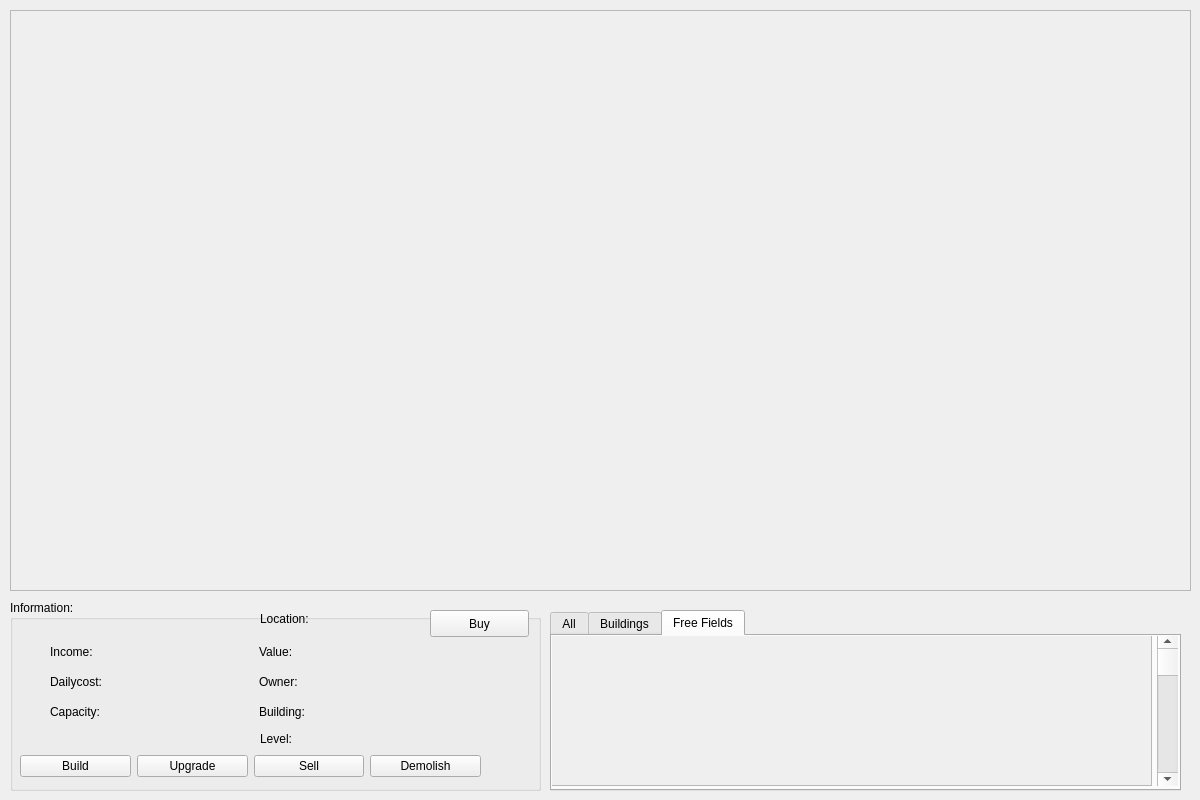
<?xml version="1.0" encoding="UTF-8"?>
<ui version="4.0">
 <class>InPlay</class>
 <widget class="QWidget" name="InPlay">
  <property name="geometry">
   <rect>
    <x>0</x>
    <y>0</y>
    <width>1200</width>
    <height>800</height>
   </rect>
  </property>
  <property name="windowTitle">
   <string>Form</string>
  </property>
  <widget class="QFrame" name="mapFrame">
   <property name="geometry">
    <rect>
     <x>10</x>
     <y>10</y>
     <width>1181</width>
     <height>581</height>
    </rect>
   </property>
   <property name="frameShape">
    <enum>QFrame::StyledPanel</enum>
   </property>
   <property name="frameShadow">
    <enum>QFrame::Raised</enum>
   </property>
  </widget>
  <widget class="QGroupBox" name="info_groupBox">
   <property name="geometry">
    <rect>
     <x>10</x>
     <y>600</y>
     <width>531</width>
     <height>191</height>
    </rect>
   </property>
   <property name="title">
    <string>Information:</string>
   </property>
   <widget class="QPushButton" name="buy_pushButton">
    <property name="geometry">
     <rect>
      <x>420</x>
      <y>10</y>
      <width>99</width>
      <height>27</height>
     </rect>
    </property>
    <property name="text">
     <string>Buy</string>
    </property>
   </widget>
   <widget class="QLabel" name="label_3">
    <property name="geometry">
     <rect>
      <x>250</x>
      <y>10</y>
      <width>67</width>
      <height>17</height>
     </rect>
    </property>
    <property name="text">
     <string>Location:</string>
    </property>
   </widget>
   <widget class="QLabel" name="label_8">
    <property name="geometry">
     <rect>
      <x>250</x>
      <y>130</y>
      <width>67</width>
      <height>17</height>
     </rect>
    </property>
    <property name="text">
     <string>Level:</string>
    </property>
   </widget>
   <widget class="QWidget" name="layoutWidget">
    <property name="geometry">
     <rect>
      <x>10</x>
      <y>150</y>
      <width>461</width>
      <height>33</height>
     </rect>
    </property>
    <layout class="QHBoxLayout" name="horizontalLayout">
     <item>
      <widget class="QPushButton" name="build_pushButton">
       <property name="text">
        <string>Build</string>
       </property>
      </widget>
     </item>
     <item>
      <widget class="QPushButton" name="upgrade_pushButton">
       <property name="text">
        <string>Upgrade</string>
       </property>
      </widget>
     </item>
     <item>
      <widget class="QPushButton" name="sell_pushButton">
       <property name="text">
        <string>Sell</string>
       </property>
      </widget>
     </item>
     <item>
      <widget class="QPushButton" name="demolish_pushButton">
       <property name="text">
        <string>Demolish</string>
       </property>
      </widget>
     </item>
    </layout>
   </widget>
   <widget class="QWidget" name="layoutWidget">
    <property name="geometry">
     <rect>
      <x>40</x>
      <y>40</y>
      <width>411</width>
      <height>23</height>
     </rect>
    </property>
    <layout class="QHBoxLayout" name="horizontalLayout_2">
     <item>
      <widget class="QLabel" name="label_6">
       <property name="text">
        <string>Income:</string>
       </property>
      </widget>
     </item>
     <item>
      <widget class="QLabel" name="label_4">
       <property name="text">
        <string>Value:</string>
       </property>
      </widget>
     </item>
    </layout>
   </widget>
   <widget class="QWidget" name="layoutWidget">
    <property name="geometry">
     <rect>
      <x>40</x>
      <y>70</y>
      <width>411</width>
      <height>23</height>
     </rect>
    </property>
    <layout class="QHBoxLayout" name="horizontalLayout_3">
     <item>
      <widget class="QLabel" name="label_7">
       <property name="text">
        <string>Dailycost:</string>
       </property>
      </widget>
     </item>
     <item>
      <widget class="QLabel" name="label">
       <property name="text">
        <string>Owner:</string>
       </property>
      </widget>
     </item>
    </layout>
   </widget>
   <widget class="QWidget" name="layoutWidget">
    <property name="geometry">
     <rect>
      <x>40</x>
      <y>100</y>
      <width>411</width>
      <height>23</height>
     </rect>
    </property>
    <layout class="QHBoxLayout" name="horizontalLayout_4">
     <item>
      <widget class="QLabel" name="label_5">
       <property name="text">
        <string>Capacity:</string>
       </property>
      </widget>
     </item>
     <item>
      <widget class="QLabel" name="label_2">
       <property name="text">
        <string>Building:</string>
       </property>
      </widget>
     </item>
    </layout>
   </widget>
  </widget>
  <widget class="QTabWidget" name="tabWidget">
   <property name="geometry">
    <rect>
     <x>550</x>
     <y>610</y>
     <width>631</width>
     <height>181</height>
    </rect>
   </property>
   <property name="currentIndex">
    <number>2</number>
   </property>
   <widget class="QWidget" name="tab">
    <attribute name="title">
     <string>All</string>
    </attribute>
    <widget class="QScrollArea" name="scrollArea">
     <property name="geometry">
      <rect>
       <x>0</x>
       <y>0</y>
       <width>601</width>
       <height>151</height>
      </rect>
     </property>
     <property name="widgetResizable">
      <bool>true</bool>
     </property>
     <widget class="QWidget" name="scrollAreaWidgetContents">
      <property name="geometry">
       <rect>
        <x>0</x>
        <y>0</y>
        <width>599</width>
        <height>149</height>
       </rect>
      </property>
     </widget>
    </widget>
    <widget class="QScrollBar" name="verticalScrollBar">
     <property name="geometry">
      <rect>
       <x>605</x>
       <y>-1</y>
       <width>21</width>
       <height>151</height>
      </rect>
     </property>
     <property name="orientation">
      <enum>Qt::Vertical</enum>
     </property>
    </widget>
   </widget>
   <widget class="QWidget" name="tab_2">
    <attribute name="title">
     <string>Buildings</string>
    </attribute>
    <widget class="QScrollArea" name="scrollArea_2">
     <property name="geometry">
      <rect>
       <x>0</x>
       <y>0</y>
       <width>601</width>
       <height>151</height>
      </rect>
     </property>
     <property name="widgetResizable">
      <bool>true</bool>
     </property>
     <widget class="QWidget" name="scrollAreaWidgetContents_2">
      <property name="geometry">
       <rect>
        <x>0</x>
        <y>0</y>
        <width>599</width>
        <height>149</height>
       </rect>
      </property>
     </widget>
    </widget>
    <widget class="QScrollBar" name="verticalScrollBar_2">
     <property name="geometry">
      <rect>
       <x>605</x>
       <y>-1</y>
       <width>21</width>
       <height>151</height>
      </rect>
     </property>
     <property name="orientation">
      <enum>Qt::Vertical</enum>
     </property>
    </widget>
   </widget>
   <widget class="QWidget" name="tab_3">
    <attribute name="title">
     <string>Free Fields</string>
    </attribute>
    <widget class="QScrollArea" name="scrollArea_3">
     <property name="geometry">
      <rect>
       <x>-1</x>
       <y>-1</y>
       <width>601</width>
       <height>151</height>
      </rect>
     </property>
     <property name="widgetResizable">
      <bool>true</bool>
     </property>
     <widget class="QWidget" name="scrollAreaWidgetContents_3">
      <property name="geometry">
       <rect>
        <x>0</x>
        <y>0</y>
        <width>599</width>
        <height>149</height>
       </rect>
      </property>
     </widget>
    </widget>
    <widget class="QScrollBar" name="verticalScrollBar_3">
     <property name="geometry">
      <rect>
       <x>605</x>
       <y>-1</y>
       <width>21</width>
       <height>151</height>
      </rect>
     </property>
     <property name="orientation">
      <enum>Qt::Vertical</enum>
     </property>
    </widget>
   </widget>
  </widget>
 </widget>
 <resources/>
 <connections/>
</ui>
